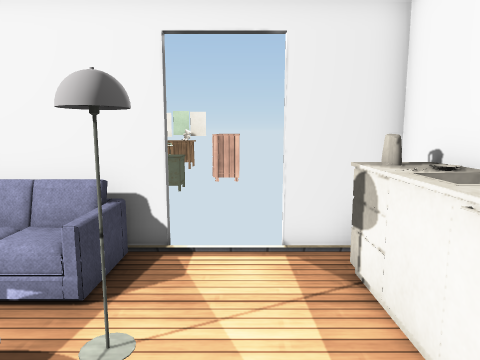
[1] (above)

13 first-person views from a walk through a 3-D level made in the Unity game engine. The camera is 1.3 m above the floor, tilts 8° down and sees 70° across. Doors are open. The floor is counted in squares, 0.5 m on a side. Each view is taken from the middle of a square. On the plan, view 1 faces up. The plan holds only what a view shows up to about 20 squares ahead; the rest is blank. The place goes on beyond the plan. The player is left out. Some surface patterns are stand-ins.

[2]
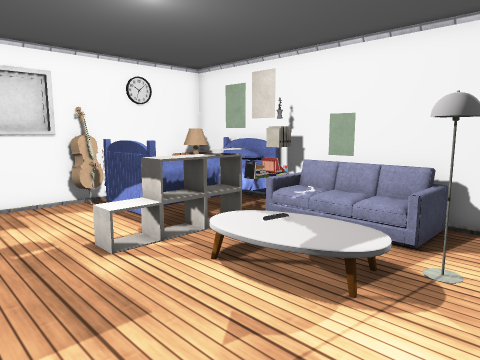

[3]
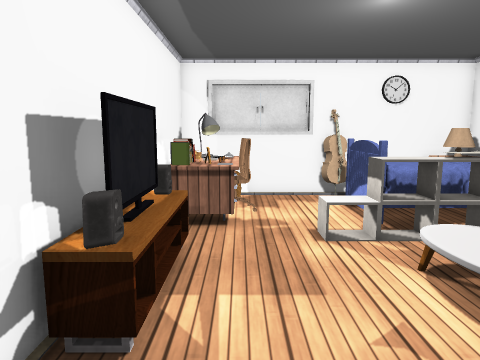

[4]
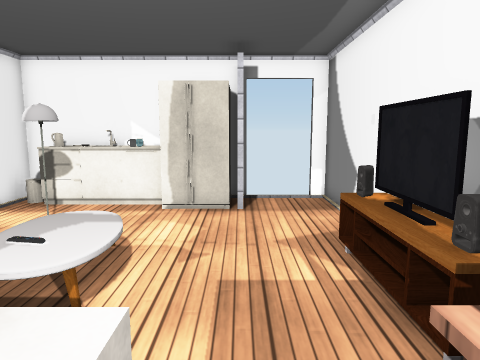

[5]
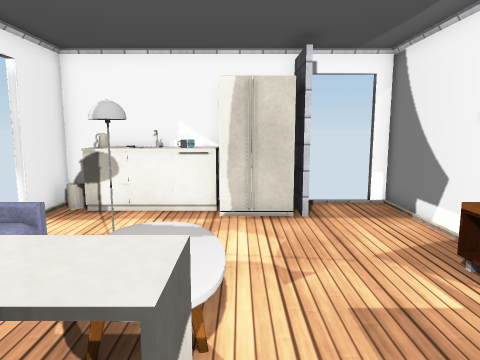

[6]
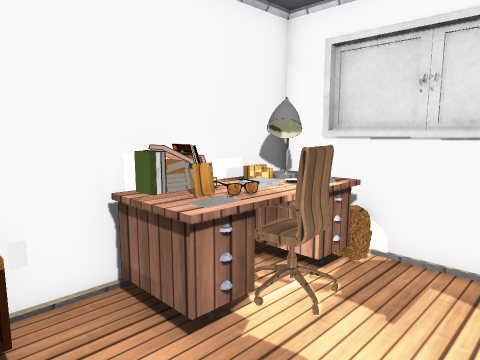

[7]
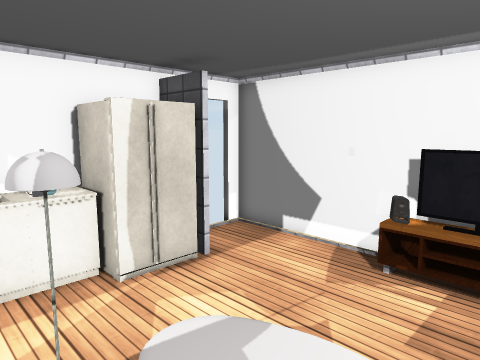

[8]
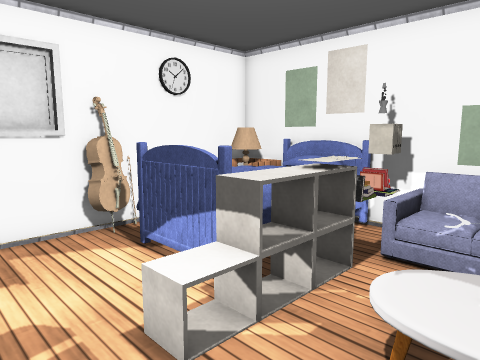

[9]
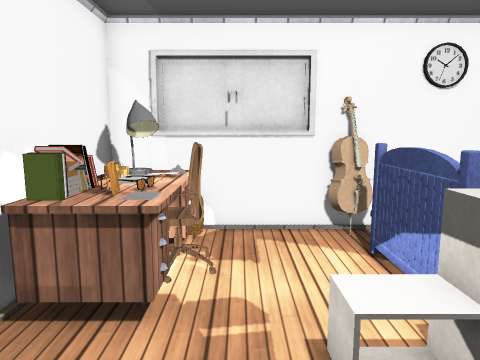

[10]
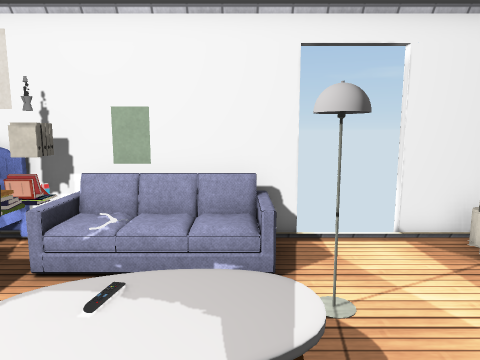

[11]
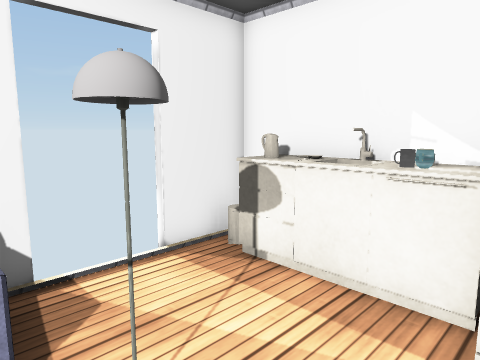

[12]
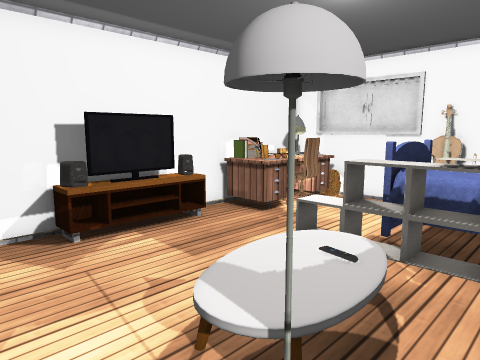

[13]
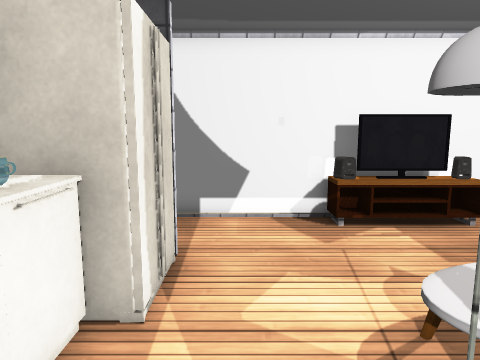

### Floor plan
Key: @ floor where view 1 was taken; # wall or solid block; . floor; / step, stairs or slope; D open door; ^ raised ledge; S sofa; L lamp; R drawers; B bed; E desk; M mug; F fridge; O other object.
Columns run from 13 left of view 1 to 4 right of it. Each row starts with its distance up from view 1.
  8            #  ##
  7 #R## #######DDD###
  6 #### ##    S...OO#
  5 #RB#  O/ //S... O#
  4 #  B ^O....LL..OO#
  3 #  B###.OOO....M #
  2 OOBBB#O.OOO....FF#
  1 #.....O.......F
  0 #............@F
 -1 #.............####
 -2 #EEEEE..........DD
 -3 #EEEEE.OOOO.....DD
 -4 #EEEEEOOOOO#######

Where each view was taken, in squares from view 1:
view 1: 0 up, 0 right, facing up
view 2: 3 down, 0 right, facing up-left
view 3: 2 down, 1 right, facing left
view 4: 1 down, 10 left, facing right
view 5: 1 up, 9 left, facing right
view 6: 1 up, 6 left, facing down-left
view 7: 5 up, 6 left, facing down-right
view 8: 2 down, 4 left, facing up-left
view 9: 1 down, 4 left, facing left
view 10: 1 down, 3 left, facing up
view 11: 1 up, 3 left, facing up-right
view 12: 5 up, 0 right, facing down-left
view 13: 6 up, 0 right, facing down
